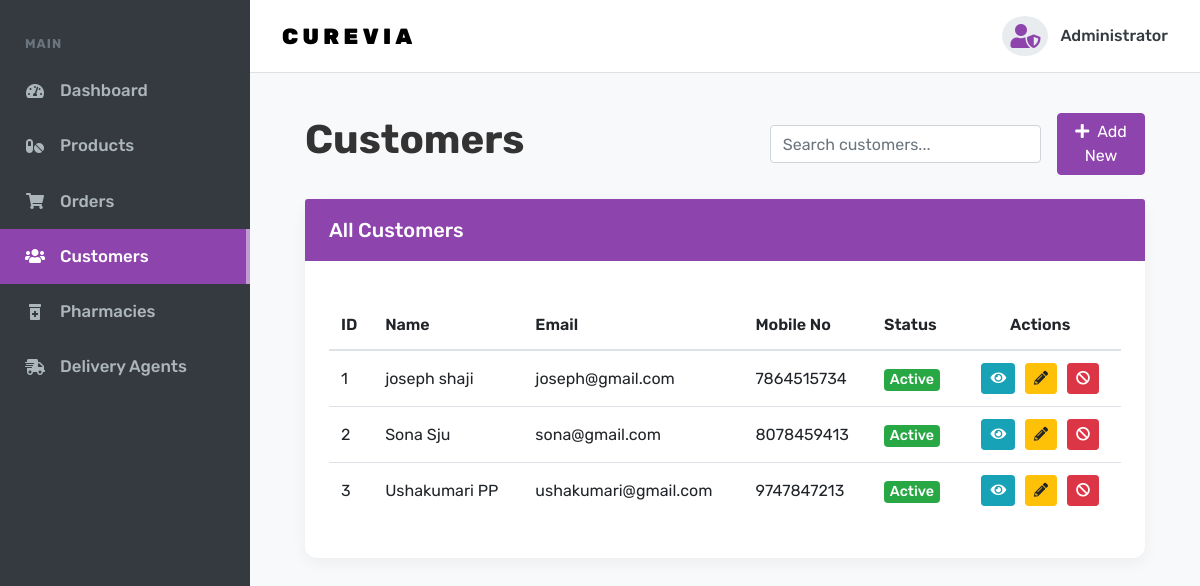
The app's page /customer/, older data.
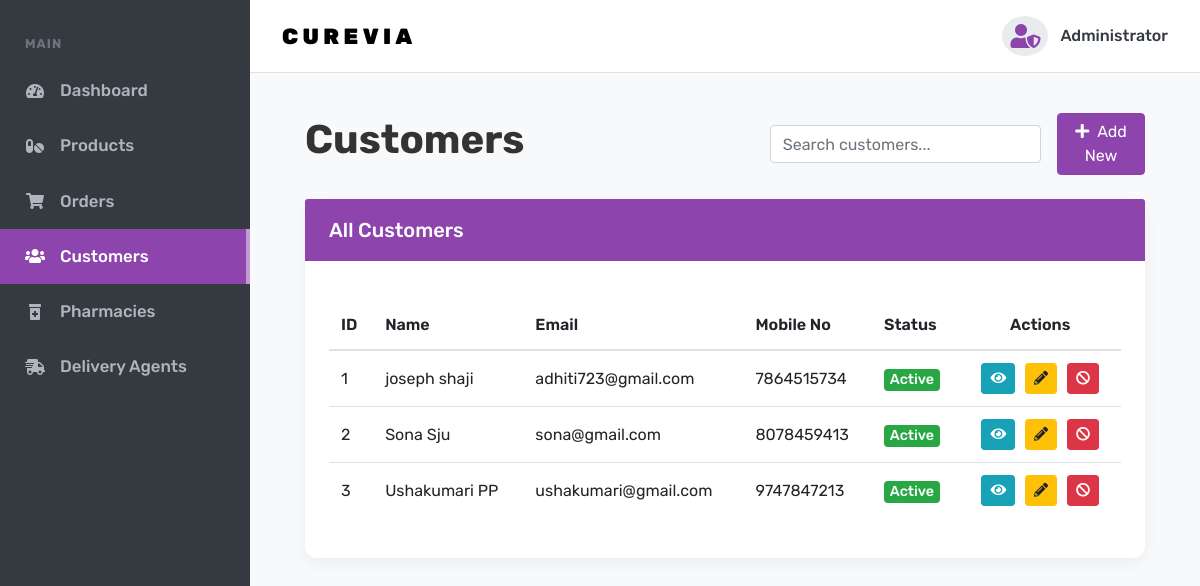
The same page, newer data.
### myapp/models.py (models this page shows, shortened)
class Register(models.Model):
    fname = models.CharField(max_length=100)
    lname = models.CharField(max_length=100)
    email = models.EmailField()
    phone = models.IntegerField()
    zip = models.IntegerField(default=0)
    gender = models.CharField(max_length=100)
    dob = models.DateField()
    password = models.CharField(max_length=100)
    rights = models.CharField(max_length=100,default="user")

### myapp/views.py (the view)
# urls.py: path('customer/', views.customer),
@never_cache
def customer(request):
    us=Register.objects.exclude(rights='admin')
    return render(request, "admin/customer.html",{"us":us})

### myapp/templates/admin/customer.html (shortened to what this page needs)
<!DOCTYPE html>
<html lang="en">
<head>
  <link rel="stylesheet" href="https://cdnjs.cloudflare.com/ajax/libs/font-awesome/5.15.3/css/all.min.css">
  <link rel="stylesheet" href="https://stackpath.bootstrapcdn.com/bootstrap/4.5.2/css/bootstrap.min.css">
</head>
<body>
  <div class="site-wrap">
    <div class="sidebar">
      <nav class="nav flex-column">
        <div class="sidebar-heading">Main</div>
        <a href="/adminp/" class="nav-link "><i class="fas fa-tachometer-alt"></i> Dashboard</a>
        <a href="/admin_products/" class="nav-link"><i class="fas fa-pills"></i> Products</a>
        <a href="/admin_orders/" class="nav-link"><i class="fas fa-shopping-cart"></i> Orders</a>
        <a href="/customer/" class="nav-link active"><i class="fas fa-users"></i> Customers</a>
        <a href="/pharmacies/" class="nav-link"><i class="fas fa-prescription-bottle-alt"></i> Pharmacies</a>
        <a href="/delivery_agents/" class="nav-link"><i class="fas fa-shipping-fast"></i>Delivery Agents</a>
      </nav>
    </div>
    <div class="main-content">
      <header class="admin-navbar">
        <div class="logo">
          <a href="#">CureVia</a>
        </div>
        <div class="admin-profile">
          <i class="fas fa-user-shield"></i>
          <span>Administrator</span>
        </div>
      </header>
      <main class="page-content">
        <div class="container-fluid">
          <div class="page-header">
            <h1 class="page-title" id="page-title">Customers</h1>
            <div class="d-flex align-items-center">
                <input type="text" id="customer-search" class="form-control mr-3" placeholder="Search customers...">
                <a href="{% url 'add_user' %}" class="btn btn-primary">
            <i class="fas fa-plus mr-2"></i>Add New
        </a>
            </div>
          </div>
          <div class="card">
            <div class="card-header">
              All Customers
            </div>
            <div class="card-body">
              <div class="table-responsive">
                <table class="table table-hover">
                  <thead>
                    <tr>
                      <th>ID</th>
                      <th>Name</th>
                      <th>Email</th>
                      <th>Mobile No</th>
                      <th>Status</th>
                      <th class="text-center">Actions</th>
                    </tr>
                  </thead>
                  <tbody id="customer-table-body">
    {% for i in us %}
    <tr>
      <td>{{ forloop.counter }}</td>
      <td>{{ i.fname }} {{ i.lname }}</td>
      <td>{{ i.email }}</td>
      <td>{{ i.phone }}</td>
      <td>
        {% if i.rights == "user" %}
          <span class="badge badge-success">Active</span>
        {% else %}
          <span class="badge badge-danger">Blocked</span>
        {% endif %}
      </td>
      <td class="text-center action-buttons">
        <button class="btn btn-info btn-sm btn-view-customer" title="View Details">
            <i class="fas fa-eye"></i>
        </button>
         <a href="{% url 'edit_user' i.id %}" class="btn btn-warning btn-sm" title="Edit Customer">
            <i class="fas fa-pencil-alt"></i>
        </a>
        {% if i.rights == "user" %}
          <a href="/blockuser/{{i.id}}/" class="btn btn-danger btn-sm" title="Block Customer" onclick="return confirm('Are you sure you want to block this customer?');">
            <i class="fas fa-ban"></i>
          </a>
        {% else %}
          <a href="/unblock/{{i.id}}/" class="btn btn-success btn-sm" title="Unblock Customer" onclick="return confirm('Are you sure you want to unblock this customer?');">
            <i class="fas fa-check-circle"></i>
          </a>
        {% endif %}
      </td>
    </tr>
    {% empty %}
      <tr>
        <td colspan="6" class="text-center">No customers found.</td>
      </tr>
    {% endfor %}
</tbody>
                </table>
              </div>
            </div>
          </div>
        </div>
      </main>
    </div>
  </div>
</body>
</html>

Row changes from the older to the newer data that the page shows:
changed Register "joseph": email "joseph@gmail.com" → "adhiti723@gmail.com"
